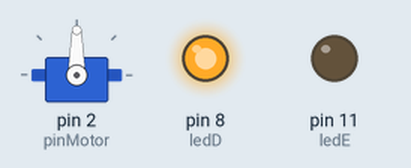
The sketch below on a simulated Arduino Uno, built with avr-gcc and run on an emulated ATmega328P. Shown: servo, output pins drawn as LEDs (lit = HIGH).

Above: at 0.1 s.
At 2.1 s:
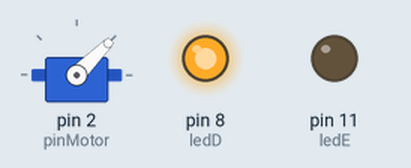
At 5.1 s:
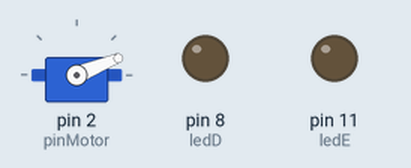
At 12.6 s:
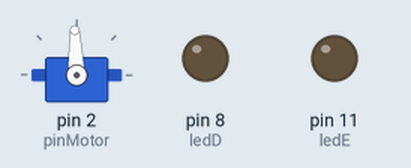
At 21.6 s:
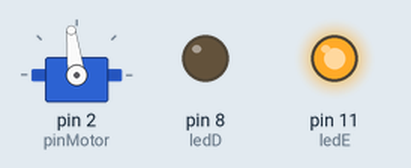
At 38.6 s:
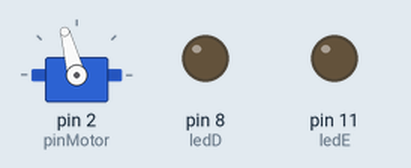
Timing chart, 0 to 40.0 s (numbered marks = the images above):
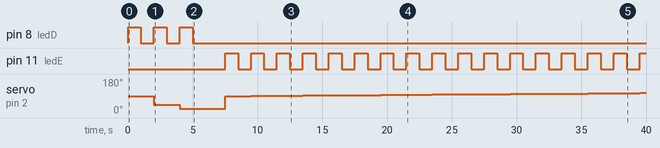

Measured:
- by itself, pin 8 (ledD): alternates HIGH for 1.0 s and LOW for 1.0 s, 6 changes in all, then stays LOW
- by itself, pin 11 (ledE): LOW → HIGH at 7.5 s, → LOW 1.0 s later, → HIGH 1.0 s later, → LOW 1.0 s later, … (33 changes in this stretch)
- by itself, servo on pin 2 (pinMotor): 90° → 45° at 2.0 s, → 22° 2.0 s later, → 90° 3.5 s later, → 91° 2.0 s later, … (19 changes in this stretch)

The sketch:

ServoMotor.ino
```cpp
#include <Servo.h>

Servo meuMotor;//crio meu objeto/var para o meu motor do tipo servo
int pinMotor = 2;//pin para acessar o motor
int ledD = 8, ledE = 11;//pin dos leds

void setup() {
  // put your setup code here, to run once:
  meuMotor.attach(pinMotor);//apanho/acesso o meuMotor atravez do pinMotor
  pinMode(ledD, OUTPUT);//levo o meu ledD para saida
  pinMode(ledE, OUTPUT);//levo o meu ledE para saida
}

void loop() {
  // put your main code here, to run repeatedly:
  meuMotor.write(90);//comeco meu motor com um angulo de 90º

  for(int i = 90; i > 20; i/=2){
    meuMotor.write(i);//desloca com forme o valor do i
    digitalWrite(ledD, HIGH);//acendo o ledD
    delay(1000);//aguarda 1s
    digitalWrite(ledD, LOW);//apaga o ledD
    delay(1000);//aguarda 1s
  }

  delay(1500);//aguarda 1.5s

  for(int i = 90; i < 160; i++){
    meuMotor.write(i);//desloca conforme o i
    digitalWrite(ledE, HIGH);//acendo o ledE
    delay(1000);//aguarda 1s
    digitalWrite(ledE, LOW);//apago o ledE
    delay(1000);//aguarda 1s
  }

   delay(1500);//aguarda 1.5s

}
```
